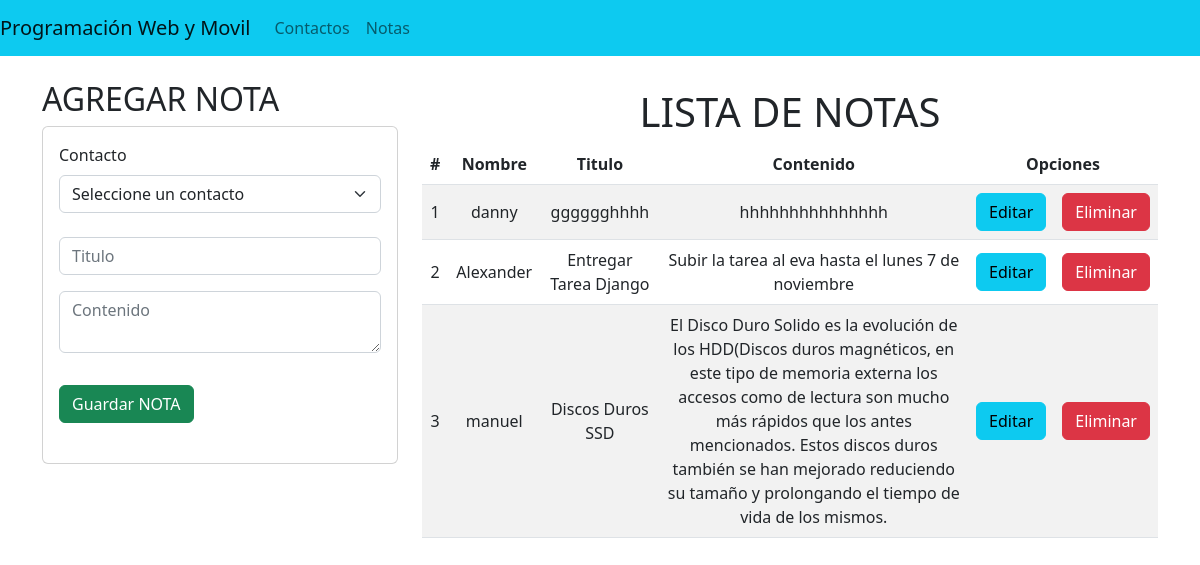
Page /notas on the committed database.
### Aplicaciones/Nota/models.py (models this page shows)
class Notas(models.Model):
    id = models.BigAutoField(primary_key=True)
    titulo=models.CharField(max_length=100)
    contenido=models.CharField(max_length=200)
    contacto=models.ForeignKey(Contacto,on_delete=models.CASCADE)

### Aplicaciones/Nota/views.py (the view)
# urls.py: path('', views.home),
def home(request):
    notasListados = Notas.objects.all().values('titulo', 'id', 'contenido', nombre=F('contacto__nombre'), apellido=F('contacto__apellido'), cedula=F('contacto__cedula'))
    contactosListados = Contacto.objects.all()
    return render(request, "notas.html",{"notas": notasListados,"contactos": contactosListados})

### Aplicaciones/Academico/templates/notas.html (shortened to what this page needs)
{% extends "./base.html" %}
{% block body %}
<div class="row">
    <div class="col-sm-12 col-md-6 col-lg-4 col-xl-4">
        <h2>AGREGAR NOTA</h2>
        <div class="card">
            <div class="card-body">
                <form action="/registrarNota/" method="POST">{% csrf_token %}
                    <div class="mb-3">
                        <label for="exampleFormControlTextarea1" class="form-label"
                          >Contacto</label
                        >
                        <select
                          class="form-select"
                          aria-label="Default select example"
                          id="cedula_edit"
                          name="cedula"
                          required
                        >
                          <option selected disabled value="">Seleccione un contacto</option>
            </select>
          </div>
                    <div class="form-group py-2">
                        <input type="text" id="titulo" name="titulo" class="form-control" placeholder="Titulo"
                            minlength="10" maxlength="100" required>
                    </div>
                    <div class="form-group py-2">
                        <textarea  id="contenido" name="contenido" class="form-control" placeholder="Contenido"></textarea>
                    </div>
                    <div class="form-group py-4" >
                        <button type="submit" class="btn btn-success btn-block text-white">Guardar NOTA</button>
                    </div>
                </form>
            </div>
        </div>
    </div>
    <div class="col-sm-12 col-md-6 col-lg-8 col-xl-8">
        <div class="table-responsive py-2">
            <h1 align="center">LISTA DE NOTAS</h1>
         <table class="table table-striped">
            <thead>
                <tr>
                    <th>#</th>
                    <th>Nombre</th>
                    <th>Titulo</th>
                    <th>Contenido</th>
                    <th colspan="2">Opciones</th>
                </tr>
            </thead>
            <tbody>
                {% for n in notas %}
                <tr>
                    <td>{{forloop.counter}}</td>
                    <td>{{n.nombre}}</td>
                    <td>{{n.titulo}}</td>
                    <td>{{n.contenido}}</td>
                    <td><a href="edicionNotas/{{n.id}}" class="btn btn-info">Editar</a></td>
                    <td><a href="eliminarNotas/{{n.id}}" class="btn btn-danger btnEliminacion">Eliminar</a></td>
                </tr>
                {% endfor %}
            </tbody>
         </table>
        </div>
    </div>
</div>
{% endblock %}

### Aplicaciones/Academico/static/css/gestionContactos.css (style rules this page uses)
th, td { text-align: center; vertical-align: middle; }

### rows in the picture
Notas: nombre "danny", titulo "gggggghhhh", contenido "hhhhhhhhhhhhhhh"
Notas: nombre "Alexander", titulo "Entregar Tarea Django", contenido "Subir la tarea al eva hasta el lunes 7 de noviembre"
Notas: nombre "manuel", titulo "Discos Duros SSD", contenido "El Disco Duro Solido es la evolución de los HDD(Discos duros magnéticos, en este tipo de memoria externa los accesos como de lectura son mucho más rápidos que los antes mencionados. Estos discos duros también se han mejorado reduciendo su tamaño y prolongando el tiempo de vida de los mismos."
